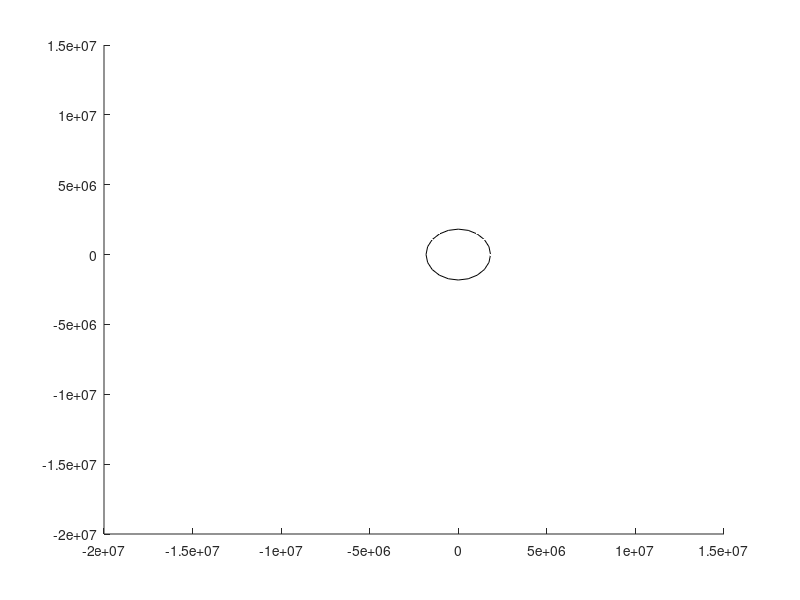

MATLAB code for this plot: (Note: this script raises an error after producing the figure.)
% visualizing magentic perturbation at Alfven Wing

%defining constants
B_0   =  1.72*10^(-6);
mu_0  =  4*pi*10^(-7);
E_0   =  mu_0*B_0;
E_i   =  0.0909*E_0;
Sig_A =  4.033;
R_Io  = 1.821*10^6;


%Step 1: Create 3D grid
[x,y,z] = meshgrid([R_Io*(-10):R_Io*3:R_Io*10]);

%Step 2: Define 3 components of "velocity" vector

%B_x & B_y depend on whether rho > R_Io or not. So I need to create this
%condition.
temp_rho = sqrt(x(:).^2 + y(:).^2);
rho = x;
rho(:) = temp_rho;
clear temp_rho;

for c = 1:length(rho(:))

    if rho(c) < R_Io
        temp_B_x(c) = -E_i*mu_0*Sig_A;
        temp_B_y(c) = 0;
        a = 1;
    else
        temp_B_x(c) = (-E_0 + R_Io^2*(E_0 - E_i)*((x(c)^2 - y(c)^2)/rho(c)^4))*mu_0*Sig_A;
        temp_B_y(c) = R_Io^2*(E_0 - E_i)*2*x(c)*y(c)*mu_0*Sig_A/rho(c)^4;
        b = 1;
    end
    
    B_perp = sqrt(temp_B_x(c)^2+temp_B_y(c)^2);
    temp_B_z(c) = -sqrt(B_0^2 - B_perp^2);
    
end

u = x; u(:) = temp_B_x; clear temp_B_x;
v = x; v(:) = temp_B_y; clear temp_B_y;
w = x; w(:) = temp_B_z; clear temp_B_z;


figure(1)
%quiver3(x,y,z,u,v,w)
hold on
streamline(x,y,z,u,v,w,x,y,z)
[a,b,c] = cylinder(R_Io);
c(2, :) = R_Io*10;
surf(a,b,c, 'FaceColor', [1,0,0]);
zlim([0 10]);


figure()
streamslice(x,y,z,u,v,w,[],[],3)



% 2D version
% % visualizing magentic perturbation at Alfven Wing
% 
% %defining constants
% B_0   =  1.72*10^(-6);
% mu_0  =  4*pi*10^(-7);
% E_0   =  mu_0*B_0;
% E_i   =  0.0909*E_0;
% Sig_A =  4.033;
% R_Io  = 1.821*10^6;
% 
% 
% %Step 1: Create 3D grid
% [x,y] = meshgrid([R_Io*(-3):R_Io*0.5:R_Io*3]);
% 
% %Step 2: Define 3 components of "velocity" vector
% 
% %B_x & B_y depend on whether rho > R_Io or not. So I need to create this
% %condition.
% temp_rho = sqrt(x(:).^2 + y(:).^2);
% rho = x;
% rho(:) = temp_rho;
% clear temp_rho;
% 
% for c = 1:length(rho(:))
% 
%     if rho(c) < R_Io
%         temp_B_x(c) = -E_i*mu_0*Sig_A;
%         temp_B_y(c) = 0;
%         a = 1;
%     else
%         temp_B_x(c) = (-E_0 + R_Io^2*(E_0 - E_i)*((x(c)^2 - y(c)^2)/rho(c)^4))*mu_0*Sig_A;
%         temp_B_y(c) = R_Io^2*(E_0 - E_i)*2*x(c)*y(c)*mu_0*Sig_A/rho(c)^4;
%         b = 1;
%     end
%     
%     B_perp = sqrt(temp_B_x(c)^2+temp_B_y(c)^2);
%     temp_B_z(c) = -sqrt(B_0^2 - B_perp^2);
%     
% end
% 
% u = x; u(:) = temp_B_x; clear temp_B_x;
% v = x; v(:) = temp_B_y; clear temp_B_y;
% w = x; w(:) = temp_B_z; clear temp_B_z;
% 
% 
% figure(1)
% quiver(x,y,u,v)
% %hold on
% streamline(x,y,u,v,x,y)
